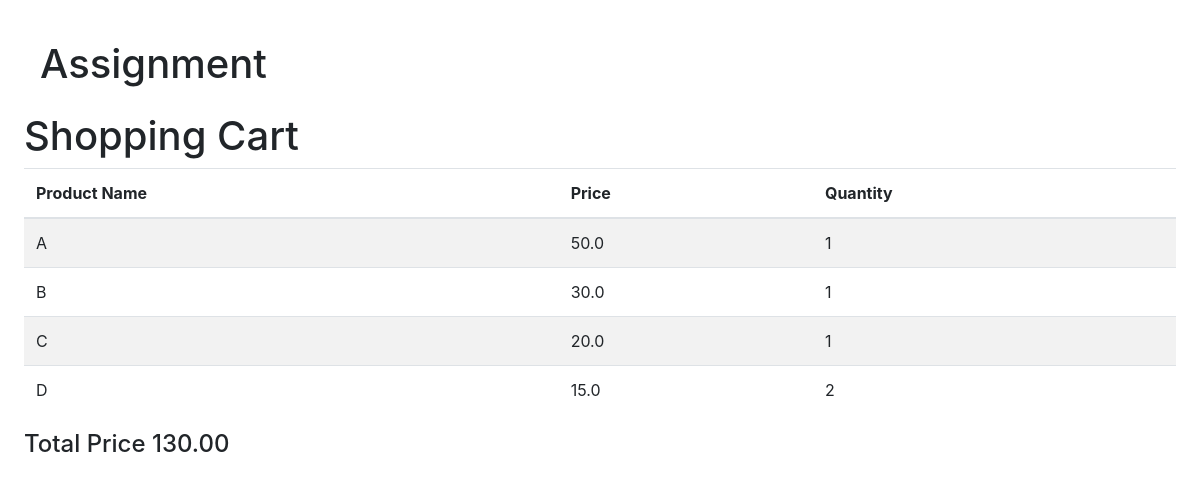
Before: /cart_details/ (signed in) with the older database file.
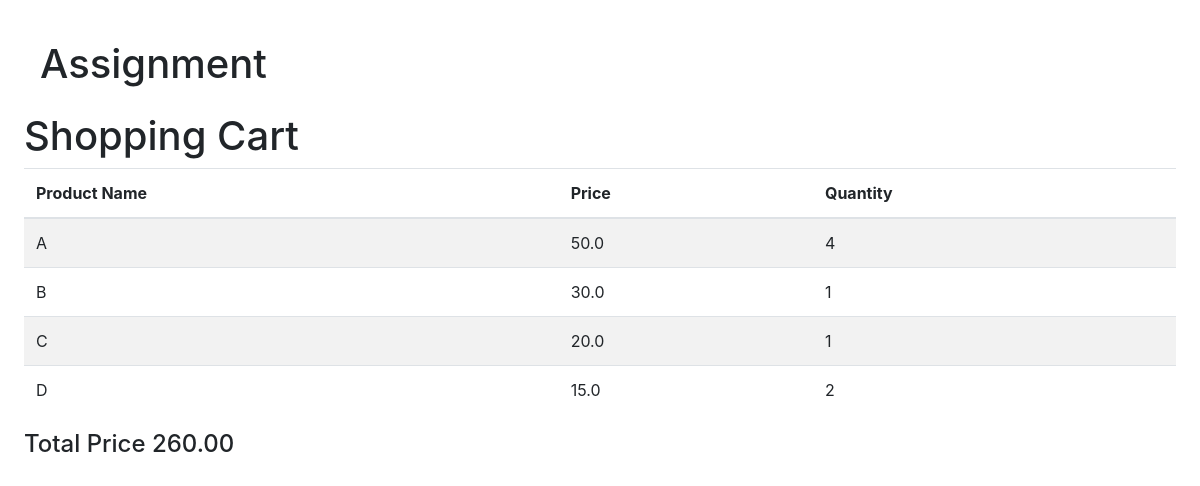
After: the same page with the newer database file.
### carts/models.py (models this page shows, shortened)
class Cart(models.Model):
    user=models.ForeignKey(User,on_delete=models.CASCADE,related_name="cart")
    total_price=models.DecimalField(max_digits=10,decimal_places=2,default=0.00)
    products=models.JSONField(default=dict)

### carts/views.py (the view)
# urls.py: path('cart_details/',views.cart_details, name='cart_details'),
def cart_details(request):
    if(request.user.is_authenticated):
        user = User.objects.get(id=request.user.id)
        cart = Cart.objects.get_or_create(user=user)[0]
        cart_products = cart.products
        total_price = cart.total_price
    else:
        cart_products = request.session.get('cart', {})
        total_price = calculate_total_price(cart_products)
    mapped_products = map_products_quantity(cart_products,products)
    print('products',mapped_products)
    return render(request, 'cart_detail.html', {'products': mapped_products, 'total_price': total_price})

### carts/views.py (called while the page is built)
def map_products_quantity(cart_products,products):
    mapped_products = []
    for product_id,quantity in cart_products.items():
        for product in products:
            if product['id'] == product_id:
                product['quantity'] = quantity
                mapped_products.append(product)
    return mapped_products

### templates/cart_detail.html
{% extends 'base.html' %}
{% load static %}
{% block content %}
<h1>Shopping Cart</h1>
<table class="table table-striped">
    <thead>
      <tr>
        <th scope="col">Product Name
        </th>
        <th scope="col">Price</th>
        <th scope="col">Quantity</th>
      </tr>
    </thead>
    <tbody>
        {% for product in products %}
      <tr>
        <td>{{product.name}}</td>
        <td>{{product.price}}</td>
        <td>{{product.quantity}}</td>
      </tr>
      {% endfor %}
    </tbody>
  </table>
<h4>Total Price {{total_price}}</h4>
{% endblock %}

### templates/base.html (shortened to what this page needs)
{% load static %}
<!DOCTYPE html>
<html lang="en">
<head>
    <link rel="stylesheet" href="https://cdn.jsdelivr.net/npm/bootstrap@4.1.3/dist/css/bootstrap.min.css">
    <link href="{% static 'css/style.css' %}" rel="stylesheet">
</head>
<body class="p-4"><h1 class="blog-header py-3 px-3">Assignment</h1>
    {% block content %}{% endblock content %}
</body>
</html>

Changed rows visible on the page:
changed Cart: total_price "130.00" → "260.00"
Other visible differences:
new list line: "A 50.0 4"
list line gone: "A 50.0 1"
